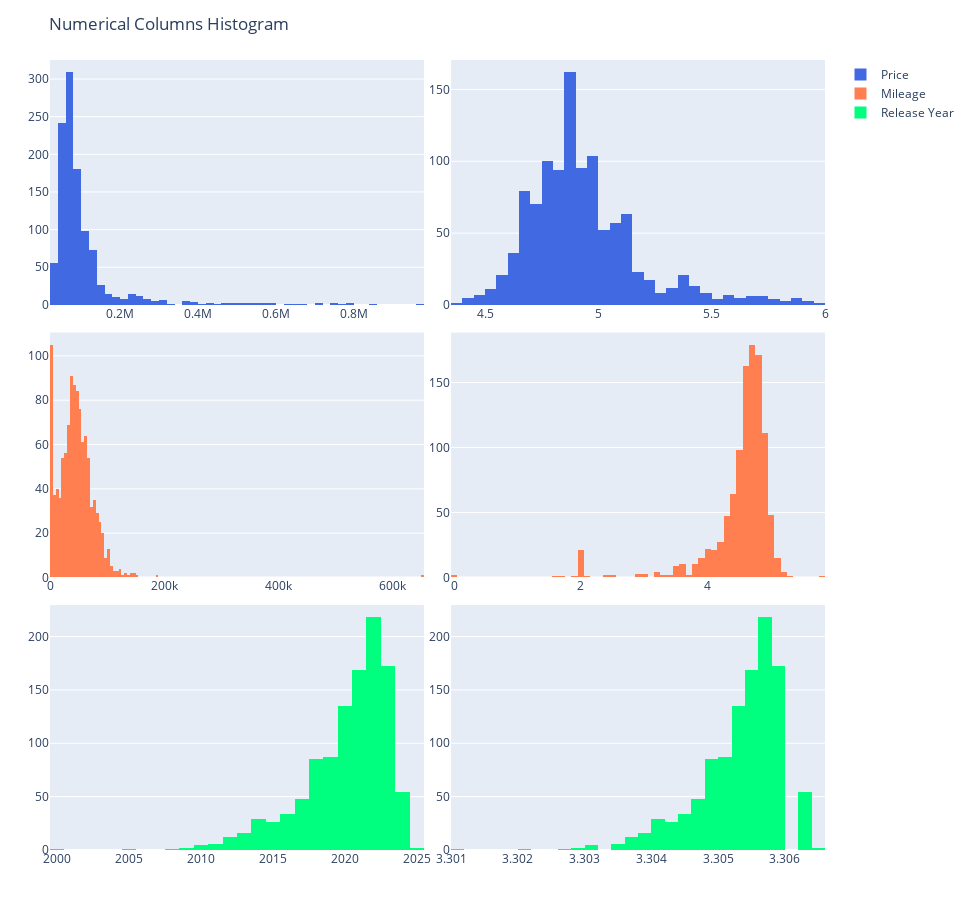

The notebook cell saved with this chart:
### Code cell
fig = make_subplots(rows=3, cols=2, vertical_spacing=0.035, horizontal_spacing=0.035)

fig.append_trace(go.Histogram(x=df_cars['car_price'], name='Price', marker_color='royalblue'), row=1, col=1)
fig.append_trace(go.Histogram(x=df_cars['car_price'].apply(np.log10), name='Price', marker_color='royalblue', showlegend=False), row=1, col=2)

fig.append_trace(go.Histogram(x=df_cars['car_km'], name='Mileage', marker_color='coral'), row=2, col=1)
fig.append_trace(go.Histogram(x=df_cars['car_km'].apply(np.log10), name='Mileage', marker_color='coral', showlegend=False), row=2, col=2)

fig.append_trace(go.Histogram(x=df_cars['car_year'], name='Release Year', marker_color='springgreen'), row=3, col=1)
fig.append_trace(go.Histogram(x=df_cars['car_year'].apply(np.log10), name='Release Year', marker_color='springgreen', showlegend=False), row=3, col=2)

fig.update_layout(height=900, width=970, title_text="Numerical Columns Histogram", 
                  margin=dict(l=50, r=50, t=60, b=50))
fig.show()

### Figure 1 — Plotly figure (JSON) as saved in the notebook; plotly's stock layout.template omitted (floating-point values rounded to 4 significant figures; data arrays with more than 128 entries replaced by an {"elided": "..."} marker saying what was removed)
{"data": [{"marker": {"color": "royalblue"}, "name": "Price", "type": "histogram", "x": {"elided": "1103 int values"}, "xaxis": "x", "yaxis": "y"}, {"marker": {"color": "royalblue"}, "name": "Price", "showlegend": false, "type": "histogram", "x": {"elided": "1103 float values"}, "xaxis": "x2", "yaxis": "y2"}, {"marker": {"color": "coral"}, "name": "Mileage", "type": "histogram", "x": {"elided": "1103 int values"}, "xaxis": "x3", "yaxis": "y3"}, {"marker": {"color": "coral"}, "name": "Mileage", "showlegend": false, "type": "histogram", "x": {"elided": "1103 float values"}, "xaxis": "x4", "yaxis": "y4"}, {"marker": {"color": "springgreen"}, "name": "Release Year", "type": "histogram", "x": {"elided": "1103 int values"}, "xaxis": "x5", "yaxis": "y5"}, {"marker": {"color": "springgreen"}, "name": "Release Year", "showlegend": false, "type": "histogram", "x": {"elided": "1103 float values"}, "xaxis": "x6", "yaxis": "y6"}], "layout": {"height": 900, "margin": {"b": 50, "l": 50, "r": 50, "t": 60}, "title": {"text": "Numerical Columns Histogram"}, "width": 970, "xaxis": {"anchor": "y", "domain": [0, 0.4825]}, "xaxis2": {"anchor": "y2", "domain": [0.5175, 1]}, "xaxis3": {"anchor": "y3", "domain": [0, 0.4825]}, "xaxis4": {"anchor": "y4", "domain": [0.5175, 1]}, "xaxis5": {"anchor": "y5", "domain": [0, 0.4825]}, "xaxis6": {"anchor": "y6", "domain": [0.5175, 1]}, "yaxis": {"anchor": "x", "domain": [0.69, 1]}, "yaxis2": {"anchor": "x2", "domain": [0.69, 1]}, "yaxis3": {"anchor": "x3", "domain": [0.345, 0.655]}, "yaxis4": {"anchor": "x4", "domain": [0.345, 0.655]}, "yaxis5": {"anchor": "x5", "domain": [0, 0.31]}, "yaxis6": {"anchor": "x6", "domain": [0, 0.31]}}}
